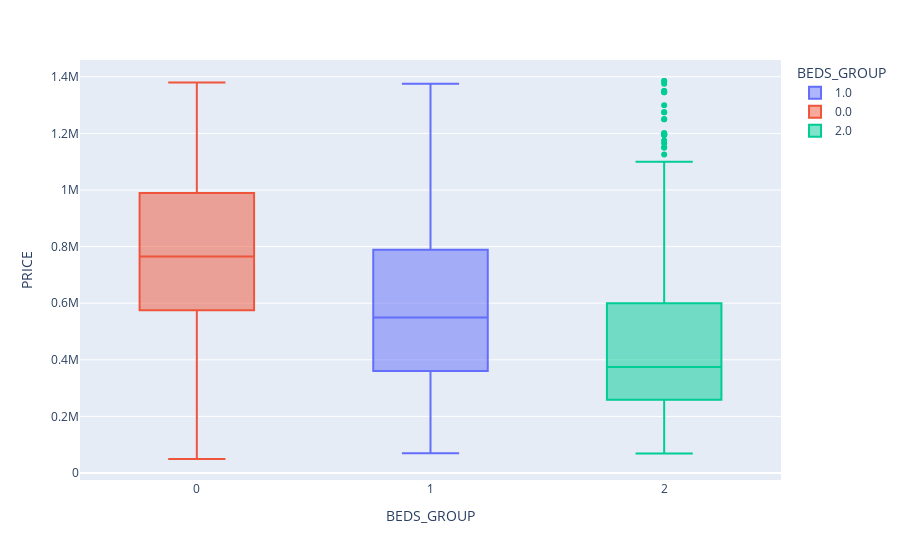

The notebook cell this image was saved under:
### Code cell
# Get average price per bath type
bed_price = df.groupby('BEDS')['PRICE'].mean().reset_index()

# Reshape price for clustering
X = bed_price['PRICE'].values.reshape(-1, 1)

# Cluster into 3 groups
kmeans = KMeans(n_clusters=3, random_state=rs).fit(X)
bed_price['BEDS_GROUP'] = kmeans.labels_

# Map back
bed_group_map = dict(zip(bath_price['BATH'], bed_price['BEDS_GROUP']))
df['BEDS_GROUP'] = df['BEDS'].map(bed_group_map)



fig = px.box(data_frame=df, x = 'BEDS_GROUP', y = 'PRICE' , color= 'BEDS_GROUP' )
fig.show()

### Figure 1 — Plotly figure (JSON) as saved in the notebook; plotly's stock layout.template omitted (floating-point values rounded to 4 significant figures; data arrays with more than 128 entries replaced by an {"elided": "..."} marker saying what was removed)
{"data": [{"alignmentgroup": "True", "hovertemplate": "BEDS_GROUP=%{x}<br>PRICE=%{y}<extra></extra>", "legendgroup": "1.0", "marker": {"color": "#636efa"}, "name": "1.0", "notched": false, "offsetgroup": "1.0", "orientation": "v", "showlegend": true, "type": "box", "x": {"elided": "722 int values"}, "x0": " ", "xaxis": "x", "y": {"elided": "722 int values"}, "y0": " ", "yaxis": "y"}, {"alignmentgroup": "True", "hovertemplate": "BEDS_GROUP=%{x}<br>PRICE=%{y}<extra></extra>", "legendgroup": "0.0", "marker": {"color": "#EF553B"}, "name": "0.0", "notched": false, "offsetgroup": "0.0", "orientation": "v", "showlegend": true, "type": "box", "x": {"elided": "1579 int values"}, "x0": " ", "xaxis": "x", "y": {"elided": "1579 int values"}, "y0": " ", "yaxis": "y"}, {"alignmentgroup": "True", "hovertemplate": "BEDS_GROUP=%{x}<br>PRICE=%{y}<extra></extra>", "legendgroup": "2.0", "marker": {"color": "#00cc96"}, "name": "2.0", "notched": false, "offsetgroup": "2.0", "orientation": "v", "showlegend": true, "type": "box", "x": {"elided": "735 int values"}, "x0": " ", "xaxis": "x", "y": {"elided": "735 int values"}, "y0": " ", "yaxis": "y"}], "layout": {"boxmode": "overlay", "legend": {"title": {"text": "BEDS_GROUP"}, "tracegroupgap": 0}, "margin": {"t": 60}, "xaxis": {"anchor": "y", "categoryarray": [1, 0, 2, null], "categoryorder": "array", "domain": [0, 1], "title": {"text": "BEDS_GROUP"}}, "yaxis": {"anchor": "x", "domain": [0, 1], "title": {"text": "PRICE"}}}}
